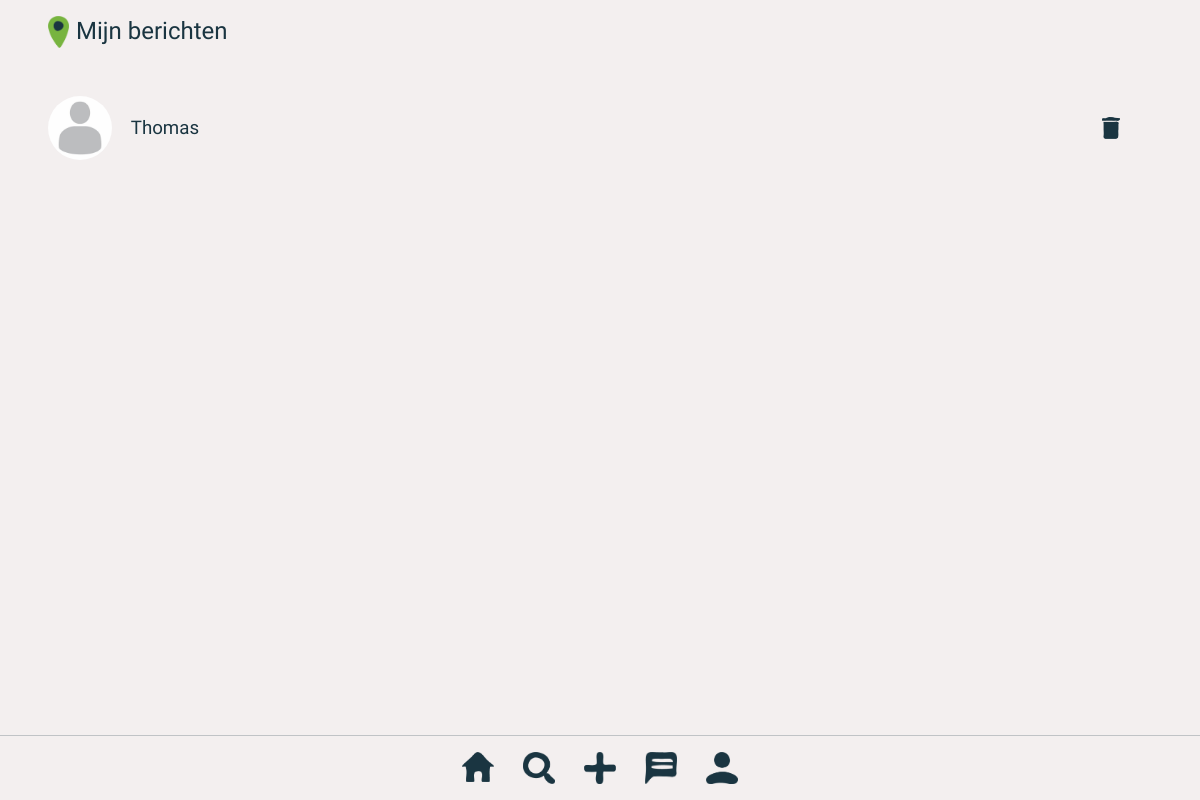
Page /chats.php (signed in) on the earlier database version.
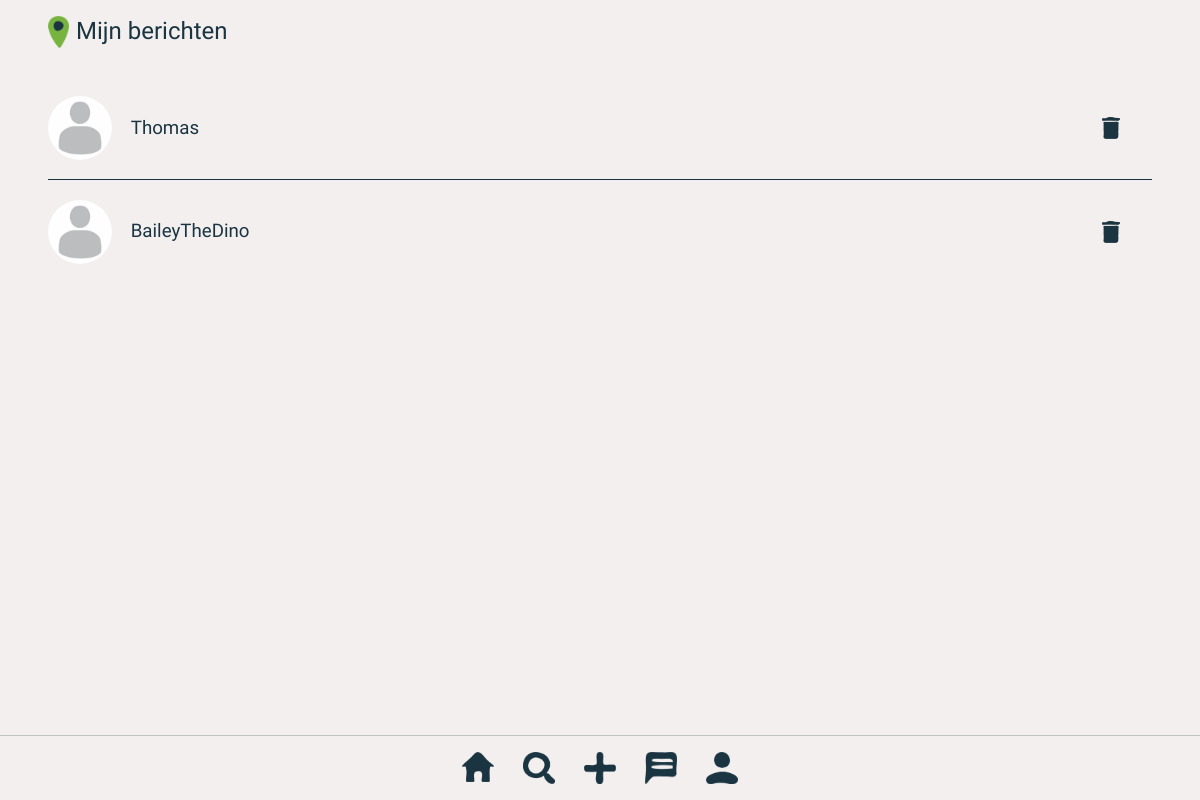
Same page on the later database version.
### tables this page shows
CREATE TABLE `chat` (
  `id` int(11) NOT NULL,
  `receiver_id` int(255) NOT NULL,
  `sender_id` int(255) NOT NULL,
  `listing_id` int(255) NOT NULL,
  `owner_id` int(255) NOT NULL
);

CREATE TABLE `users` (
  `id` int(255) NOT NULL,
  `username` varchar(255) NOT NULL,
  `password` varchar(255) NOT NULL,
  `email` varchar(255) NOT NULL,
  `profile_picture` varchar(255) NOT NULL DEFAULT 'default.jpg',
  `premium` int(255) NOT NULL DEFAULT '0',
  `reactions` int(11) NOT NULL DEFAULT '2',
  `products_saved` int(255) NOT NULL DEFAULT '0'
);

### classes/User.php (called while the page is built, shortened)
<?php
    class User {
        public static function getUsernameById($userId){
            $conn = Database::getConnection();
            $query = $conn->prepare("SELECT username FROM users WHERE id = :userId");
            $query->bindValue(":userId", $userId);
            $query->execute();
            $id = $query->fetch();
            return $id['username'];
        }
        public static function getProfilePictureById($userId){
            $conn = Database::getConnection();
            $query = $conn->prepare("SELECT profile_picture FROM users WHERE id = :userId");
            $query->bindValue(":userId", $userId);
            $query->execute();
            $id = $query->fetch();
            return $id['profile_picture'];
        }
        public static function getChats($userId) {
            $conn = Database::getConnection();
            $query = $conn->prepare("SELECT * FROM chat WHERE receiver_id = :userId");
            $query->bindValue(":userId", $userId);
            $query->execute();
            $result = $query->fetchAll();
            return $result;
        }
    }
?>

### chats.php (the view, shortened to what this page needs)
<?php
    $chats = User::getChats($_SESSION['userId']);
?>
<!DOCTYPE html>
<html lang="en">
<head>
     <link rel="stylesheet" href="css/normalize.css">
     <link rel="stylesheet" href="css/general.css">
</head>
<body>
    <header>
        <img src="assets/location_dot.png">
        <?php if(isset($_GET['listingId']) && $listingIdChats): ?>
            <h2>Reacties op "<?php echo User::getTitleByListingId($_GET['listingId']); ?>"</h2>
        <?php elseif(isset($_GET['listingId']) && !$listingIdChats): ?>
            <h2>Reacties op "<?php echo User::getTitleByListingId($_GET['listingId']); ?>"</h2>
        <?php else: ?>
            <h2>Mijn berichten</h2>
        <?php endif; ?>
    </header>
    <section class="messages_section">
        <?php if(count($chats) == 0 && !isset($_GET['listingId'])): ?>
            <img id="noMessagePlaceholder" src="assets/icons/no_messages_icon.png">
        <?php else: ?>
            <?php if(isset($_GET['listingId']) && $listingIdChats): ?>
                <?php foreach($listingIdChats as $listingIdChat): ?>
                    <a href="chat.php?q=<?php echo $listingIdChat['receiver_id']; ?>?&b=<?php echo $listingIdChat['sender_id']; ?>" class="message_wrapper">
                        <img class="user_image" src="profile_pictures/<?php echo User::getProfilePictureById($listingIdChat['sender_id']); ?>">
                        <h3><?php echo htmlspecialchars(User::getUsernameById($listingIdChat['sender_id'])); ?></h3>
                        <img class="delete_image" src="assets/icons/trash_icon.png" data-chat="<?php echo $listingIdChat['id']; ?>">
                    </a>
                    <div class="divider"></div>
                <?php endforeach; ?>
            <?php elseif(isset($_GET['listingId']) && !$listingIdChats): ?>
                <h2>Er zijn geen reacties.</h2>
            <?php else: ?>
                <?php foreach($chats as $chat): ?>
                <a href="chat.php?q=<?php echo $chat['receiver_id']; ?>?&b=<?php echo $chat['sender_id']; ?>&listing=<?php echo $chat["owner_id"] ?>" class="message_wrapper">
                    <img class="user_image" src="profile_pictures/<?php echo User::getProfilePictureById($chat['sender_id']); ?>">
                    <h3><?php echo htmlspecialchars(User::getUsernameById($chat['sender_id'])); ?></h3>
                    <img class="delete_image" src="assets/icons/trash_icon.png" data-chat="<?php echo $chat['id']; ?>">
                </a>
                <div class="divider"></div>
                <?php endforeach; ?>
            <?php endif; ?>
        <?php endif; ?>
    </section>
    <nav>
        <a href="home.php"><img src="assets/icons/home_icon.png"></a>
        <a href="search.php"><img src="assets/icons/search_icon.png"></a>
        <a href="upload.php"><img src="assets/icons/plus_icon.png"></a>
        <a href="chats.php"><img src="assets/icons/message_icon.png"></a>
        <a href="profile.php"><img src="assets/icons/profile_icon.png"></a>
    </nav>
</body>
</html>

Differences in the rows shown:
added chat: sender.profile_picture (placeholder picture), sender.username "BaileyTheDino"
